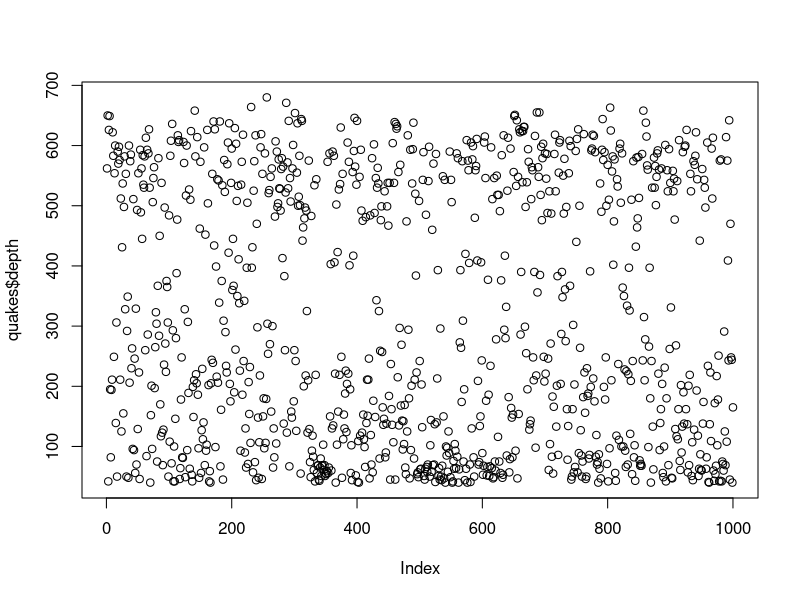
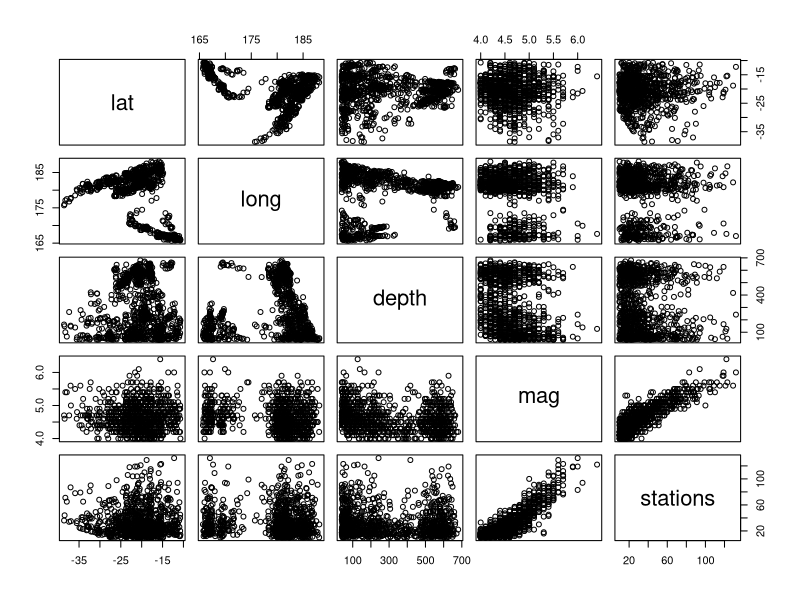
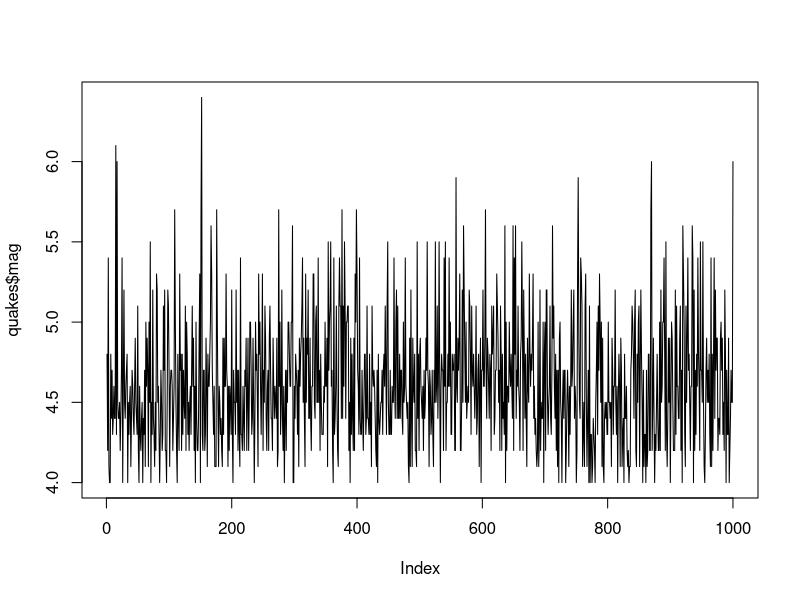
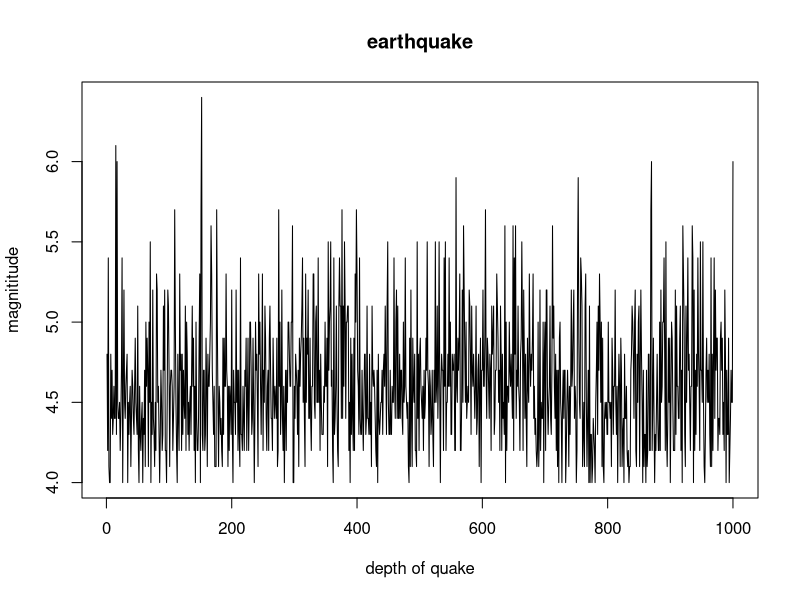
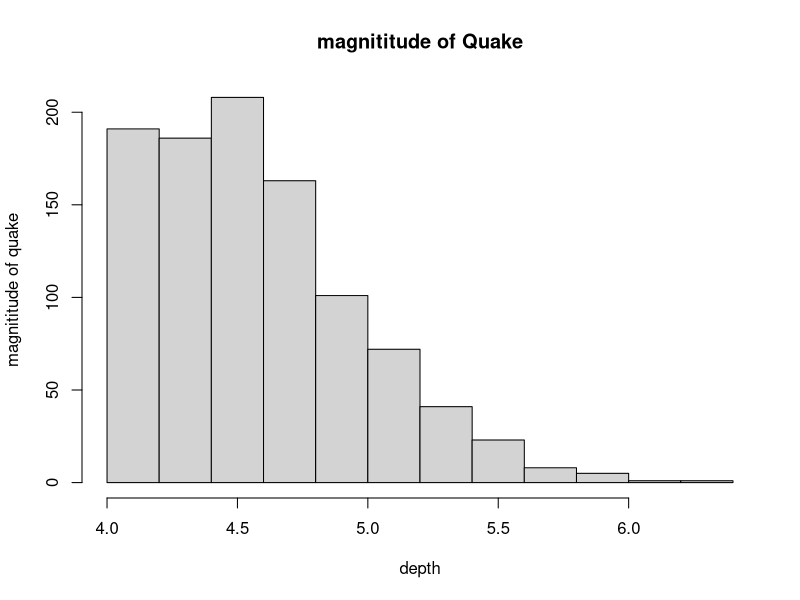
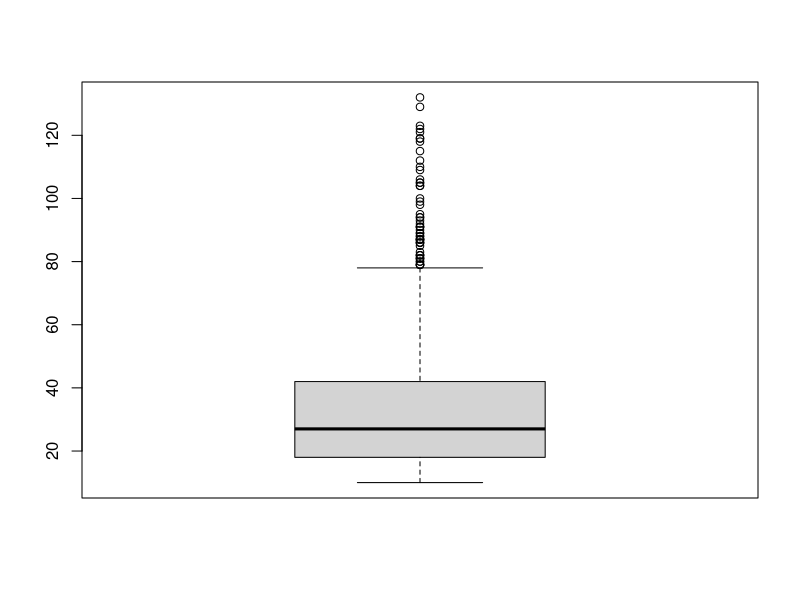
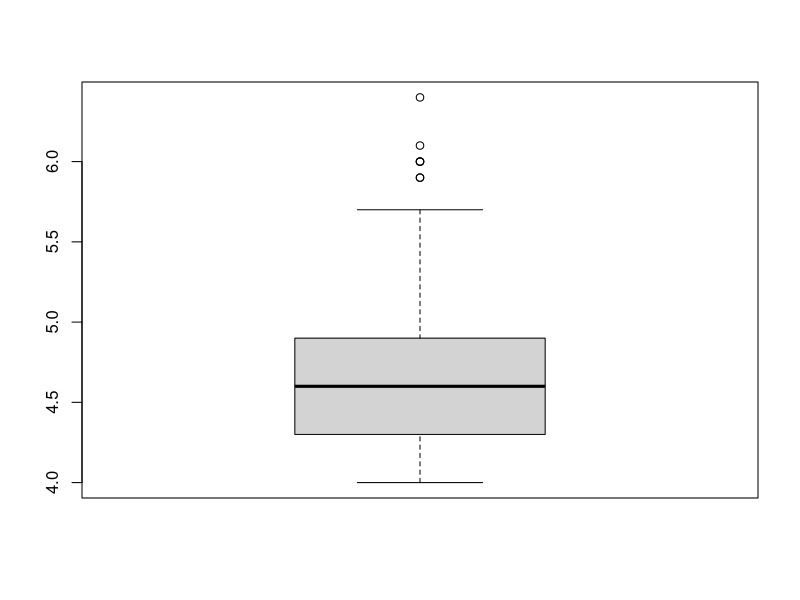
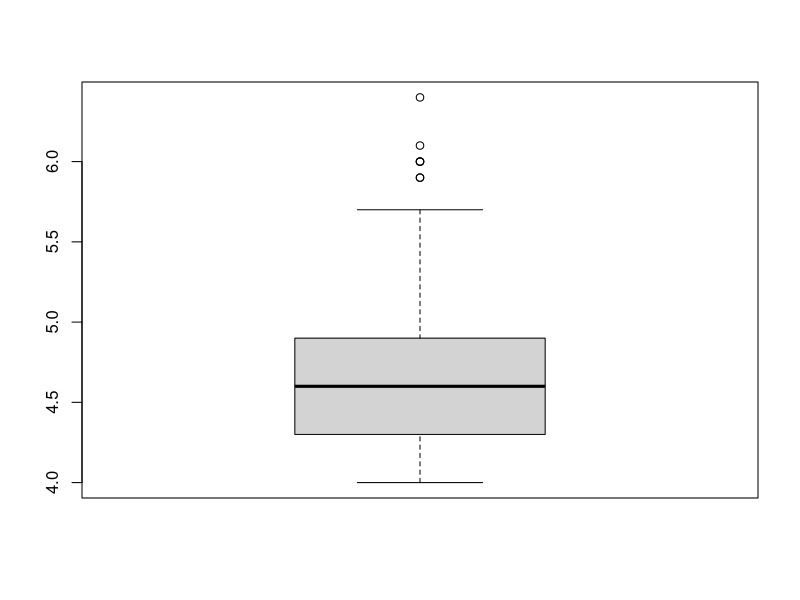

The R script that drew these images, in order: (Note: this script raises an error after producing the figures.)
e_quake<-datasets::quakes
head(quakes,50)
tail(quakes,100)

quakes[,c(1,4)]
summary(quakes$stations)
summary(quakes)
summary(quakes$depth)

plot(quakes$depth,type = "p")
plot(quakes)
plot(quakes$mag,type = "l")
plot(quakes$mag,xlab = "depth of quake",ylab = "magnititude",main = "earthquake",type = "l")

hist(quakes$mag,xlab = "depth",ylab = "magnititude of quake",main ="magnititude of Quake")

boxplot(quakes$stations)
boxplot(quakes$mag)
boxplot(quakes$mag)$out

par(mfrow=c(3,3),mar=c(2,3,2,5),las=0,bty=0)
sd(quakes$mag)
sd(quakes$stations)
var(quakes)
var(quakes$depth)
skewness(quakes$mag)
hist(quakes$mag)

